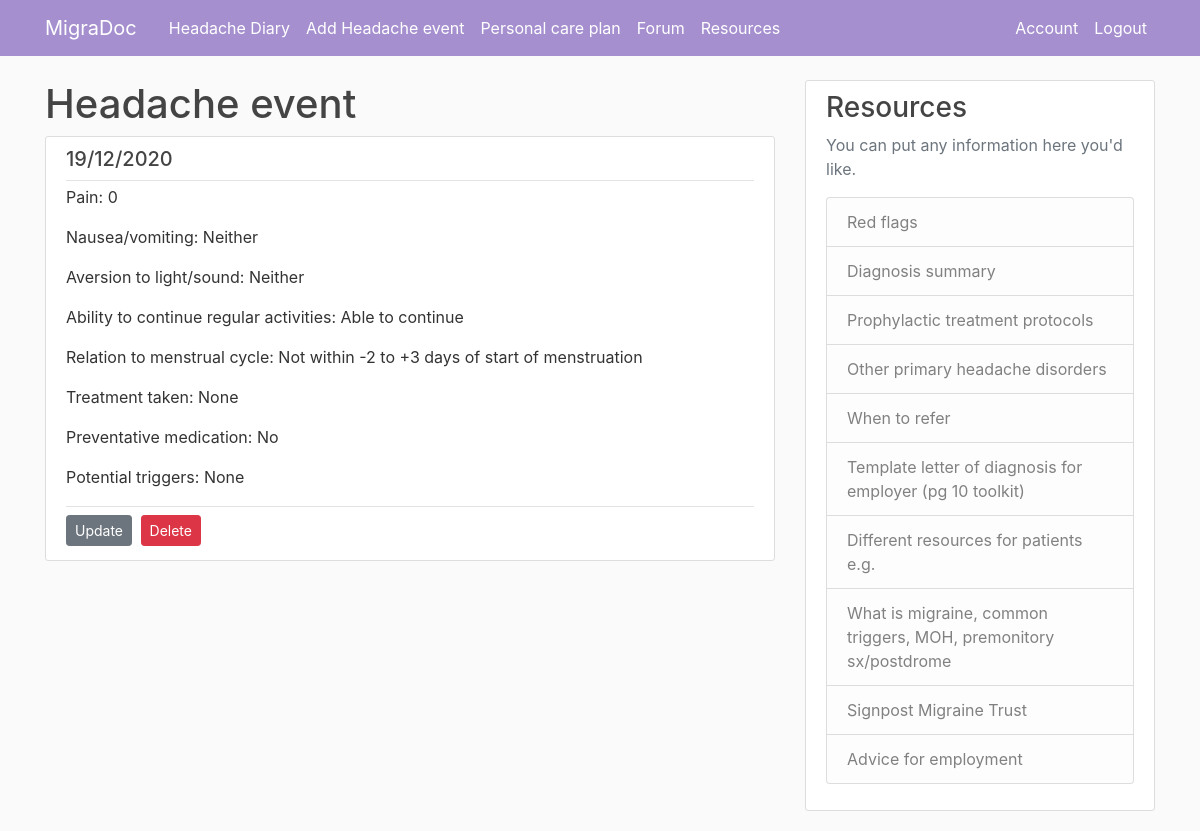
Page /event/12 (signed in) on the committed database.
### md_app/models.py (models this page shows, shortened)
class HeadacheEvent(db.Model):
    id = db.Column(db.Integer, primary_key=True)
    date = db.Column(db.DateTime, nullable=False, default=date.today)
    pain = db.Column(db.Integer, nullable=False)
    nv = db.Column(db.String, nullable=False)
    phonophoto = db.Column(db.String, nullable=False)
    adls = db.Column(db.String, nullable=False, default="Able to continue with activities")
    period = db.Column(db.String, nullable=True, default="Not within -2 to +3 days of start of period")
    acutetx = db.Column(db.String, nullable=False)
    prophylactic = db.Column(db.String, nullable=False, default=0)
    prophylacticDose = db.Column(db.Integer, nullable=True)
    triggers = db.Column(db.Integer, nullable=False)
    user_id = db.Column(db.Integer, db.ForeignKey('user.id'), nullable=False)

### md_app/events/routes.py (the view)
@events.route("/event/<int:event_id>")
@login_required
def event(event_id):
    event = HeadacheEvent.query.get_or_404(event_id)
    if event.migraineur != current_user:
        abort(403)
    return render_template('event.html', title=event.date.strftime('%d/%m/%Y'), event=event)

### md_app/models.py (called while the page is built)
@login_manager.user_loader
def load_user(user_id):
    return User.query.get(int(user_id))

### md_app/templates/event.html (shortened to what this page needs)
{% extends "layout.html" %}
{% block content %}
<h1>Headache event</h1>
    <article class="media content-section">
        <div class="media-body">
            <div class="article-metadata">
            <h5 class="article-title">{{ event.date.strftime('%d/%m/%Y') }}</h5>
        </div>
            <div class="article-metadata">
            <p class="article-content"> Pain: {{ event.pain }}</p>
            <p class="article-content"> Nausea/vomiting: {{ event.nv }}</p>
            <p class="article-content"> Aversion to light/sound: {{ event.phonophoto }}</p>
            <p class="article-content"> Ability to continue regular activities: {{ event.adls }}</p>
            <p class="article-content"> Relation to menstrual cycle: {{ event.period }}</p>
            <p class="article-content"> Treatment taken: {{ event.acutetx }}</p>
            <p class="article-content"> Preventative medication: {{ event.prophylactic }}</p>
            <p class="article-content"> Potential triggers: {{ event.triggers }}</p>
            </div>
            <div>
                 <a class="btn btn-secondary btn-sm mt-1 mb-1" href="{{ url_for('events.update_event', event_id=event.id) }}">
                     Update
                 </a>
                  <button type="button" class="btn btn-danger btn-sm m-1" data-toggle="modal" data-target="#deleteModal">
                      Delete
                  </button>
            </div>
        </div>
    </article>
{% endblock content %}

### md_app/templates/layout.html (style rules this page uses)
body { background: #fafafa; color: #333333; margin-top: 5rem; }
h1, h2, h3, h4, h5, h6 { color: #444444; }
.content-section { background: #ffffff; padding: 10px 20px; border: 1px solid #dddddd; border-radius: 3px; margin-bottom: 20px; }
.article-title { color: #444444; }
.article-content { white-space: pre-line; }
.article-metadata { padding-bottom: 1px; margin-bottom: 4px; border-bottom: 1px solid #e3e3e3 }

### rows in the picture
HeadacheEvent: date "19/12/2020", pain "0", nv "Neither", phonophoto "Neither", adls "Able to continue", period "Not within -2 to +3 days of start of menstruation", acutetx "None", prophylactic "No", triggers "None"
